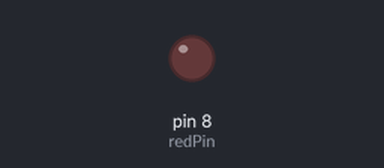
A sketch run on a simulated Arduino Uno, built with avr-gcc and run on an emulated ATmega328P. On the bench: output pins drawn as LEDs (lit = HIGH). What the sketch prints to the serial monitor is not drawn. At 1.0 s the program stops and its outputs stay as they are.

Above: at 0.1 s.
At 1.1 s:
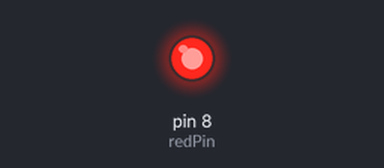
Timing chart, 0 to 2.5 s (numbered marks = the images above):
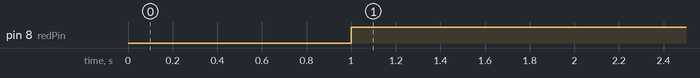

The sketch:

17.while.ino
```cpp
int potPin = A0;
int redPin = 8;

int potVal = 0;
int delayTime = 1000;

void setup() {
  // put your setup code here, to run once:
  pinMode(potPin, INPUT);
  pinMode(redPin, OUTPUT);

  Serial.begin(9600);
}

void loop() {
  // put your main code here, to run repeatedly:
  potVal = analogRead(potPin);
  Serial.print("potVal = ");
  Serial.println(potVal);
  delay(delayTime);

  while(potVal > 500){
    digitalWrite(redPin, HIGH);
  }

}
```

Measured:
- by itself, pin 8 (redPin): LOW → HIGH at 1.0 s
